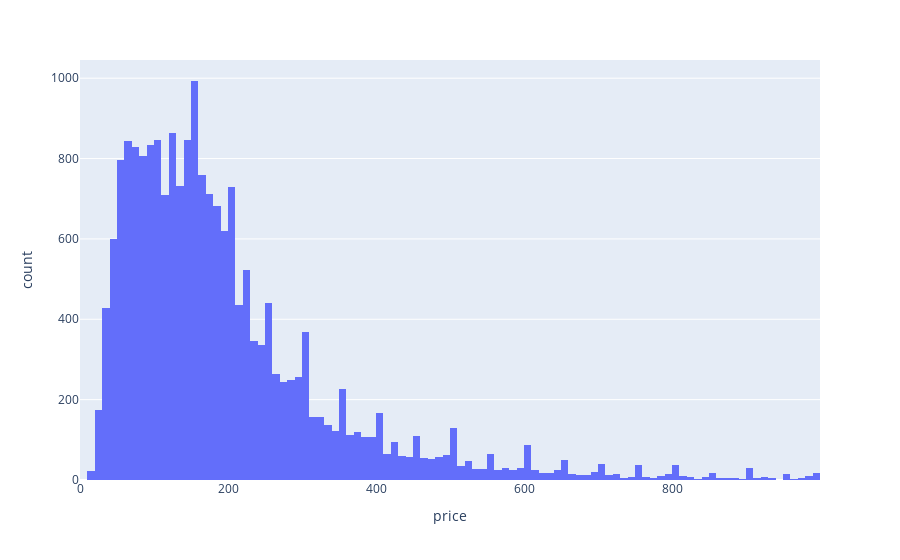

Source (notebook cell):
### Code cell
# visualise the rental price from airbnb (in Melbourne) after filtering
import plotly.express as px
px.histogram(df_airbnb, x="price")

### Figure 1 — Plotly figure (JSON) as saved in the notebook; plotly's stock layout.template omitted (floating-point values rounded to 4 significant figures; data arrays with more than 128 entries replaced by an {"elided": "..."} marker saying what was removed)
{"data": [{"alignmentgroup": "True", "bingroup": "x", "hovertemplate": "price=%{x}<br>count=%{y}<extra></extra>", "legendgroup": "", "marker": {"color": "#636efa", "pattern": {"shape": ""}}, "name": "", "offsetgroup": "", "orientation": "v", "showlegend": false, "type": "histogram", "x": {"elided": "20377 int values"}, "xaxis": "x", "yaxis": "y"}], "layout": {"barmode": "relative", "legend": {"tracegroupgap": 0}, "margin": {"t": 60}, "xaxis": {"anchor": "y", "domain": [0, 1], "title": {"text": "price"}}, "yaxis": {"anchor": "x", "domain": [0, 1], "title": {"text": "count"}}}}
